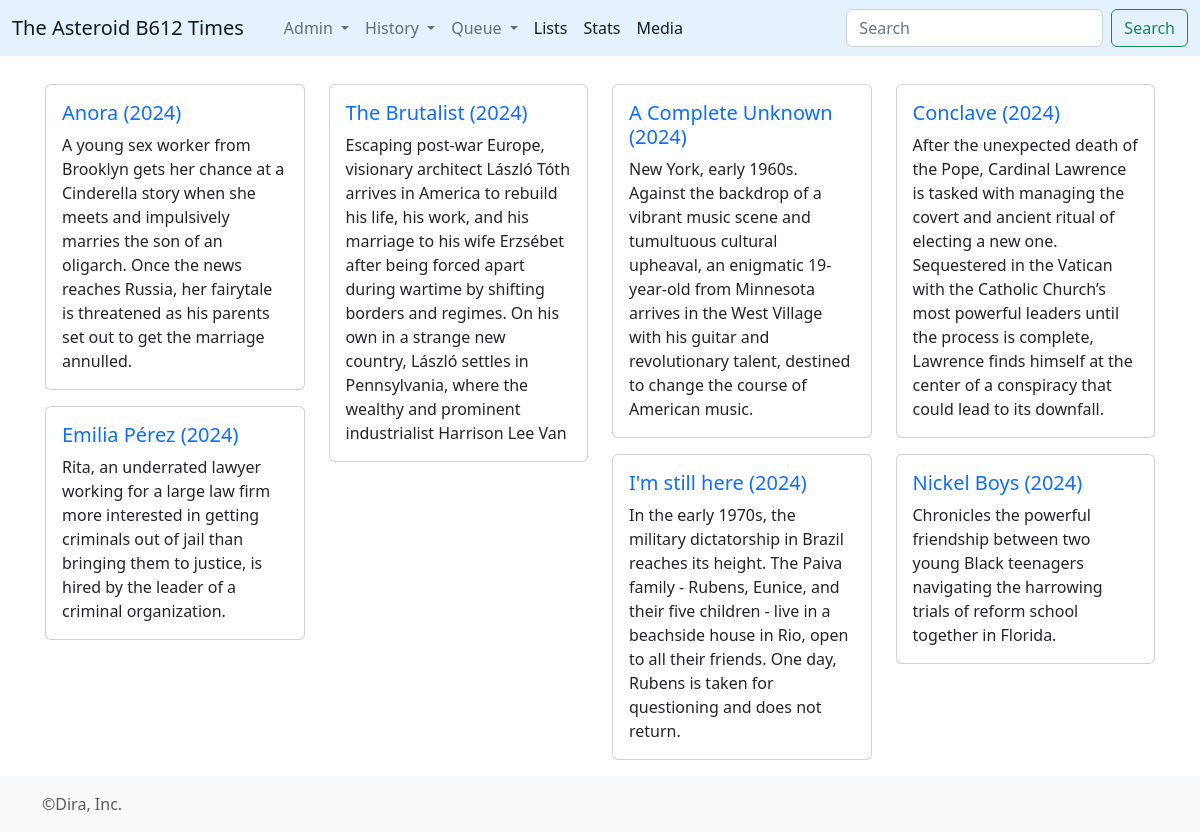
The app's page /mqueue/, older data.
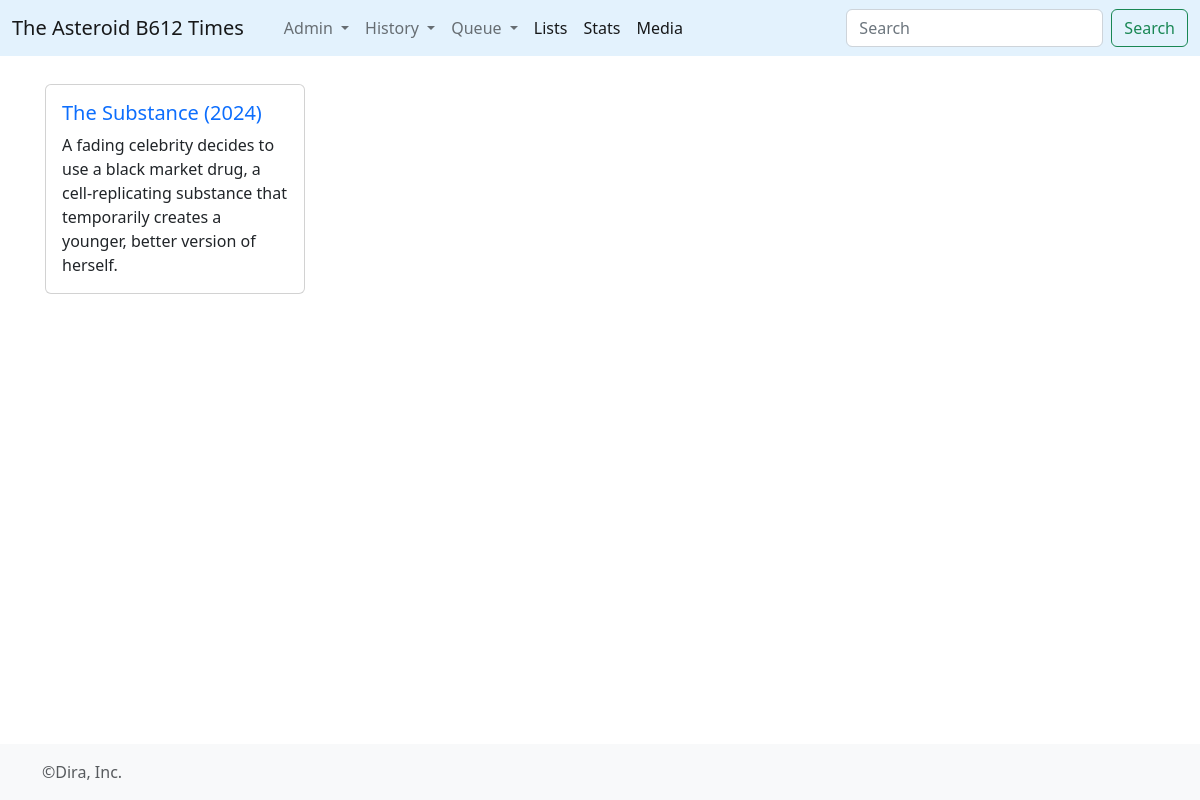
The same page, newer data.
### times/models.py (models this page shows, shortened)
class Movie(models.Model):
	title = models.CharField(max_length=512)
	info = models.TextField()
	premiere = models.IntegerField()
	runtime = models.IntegerField()
	@property
	def titulo(self):
		return self.title+' ('+ str(self.premiere) +')'
	@property
	def headtext(self):
		n_corte = self.info.find('==headtext==')
		if n_corte == -1:
			return self.info[0:350]
		else:
			return self.info[0:n_corte]

### times/views.py (the view)
# urls.py: path('mqueue/', views.mqueue, name='mqueue'),
def mqueue(request):
	twmovies = Movie.objects.filter(moviewatch__film__isnull=True).order_by('premiere')
	return render(request,'mqueue.html',{'twmovies':twmovies})

### times/templates/mqueue.html (shortened to what this page needs)
{% extends 'base_mono.html' %}
{% load static %}
{% block contenido %}
     <div class="row" data-masonry='{"percentPosition": true }'>
        {% for a in twmovies %}
        <div class="col-sm-6 col-lg-3 mb-3">
              <div class="card">
                <div class="card-body">
                  <h5 class="card-title"><a href='{% url "movie" a.id  %}' style="text-decoration: none;">{{a.titulo}}</a></h5>
                  <p class="card-text">{{a.headtext}}</p>
                </div>
              </div>
               </div>
        {% endfor %}
      </div>
{% endblock%}

### times/templates/base_mono.html (shortened to what this page needs)
{% load static%}
<!doctype html>
<html lang="en" class="h-100">
  <head>
    <link href="{% static 'css/dira_style.css' %}" rel="stylesheet">
<link href="{% static 'css/bootstrap.min.css' %}" rel="stylesheet">
    <link href="{% static 'css/sticky-footer-navbar.css' %}" rel="stylesheet">
    <link href="{% static 'css/blog.css' %}" rel="stylesheet">
  </head>
  <body class="d-flex flex-column h-100">
<header>
  <nav class="navbar navbar-expand-md fixed-top" style="background-color: #e3f2fd;">
    <div class="container-fluid">
      <a class="navbar-brand" href="{% url 'homepage' %}">The Asteroid B612 Times</a>
      <div class="collapse navbar-collapse" id="navbarCollapse">
        <ul class="navbar-nav me-auto mb-2 mb-md-0">
          <li class="nav-item">
            <a class="nav-link active" aria-current="page" href="/"></a>
          </li>
           <li class="nav-item dropdown">
              <a class="nav-link dropdown-toggle" href="#" id="navbarDropdown" role="button" data-bs-toggle="dropdown" aria-expanded="false">
                Admin
              </a>
            </li>
            <li class="nav-item dropdown">
              <a class="nav-link dropdown-toggle" href="#" id="navbarDropdown" role="button" data-bs-toggle="dropdown" aria-expanded="false">
                History
              </a>
            </li>
              <li class="nav-item dropdown">
              <a class="nav-link dropdown-toggle" href="#" id="navbarDropdown" role="button" data-bs-toggle="dropdown" aria-expanded="false">
                Queue
              </a>
            </li>
            <li class="nav-item">
              <a class="nav-link active" aria-current="page" href="{% url 'booklists' %}">Lists</a>
            </li>
            <li class="nav-item">
              <a class="nav-link active" aria-current="page" href="{% url 'statistics' %}">Stats</a>
            </li>
            <li class="nav-item">
              <a class="nav-link active" aria-current="page" href="{% url 'mediapage' 0 %}">Media</a>
            </li>
        </ul>
        <form class="d-flex" role="search" action="{% url 'search' %}"  method="post">
          <input class="form-control me-2" type="search" name="kw" placeholder="Search" aria-label="Search">
          <button class="btn btn-outline-success" type="submit">Search</button>
        </form>
      </div>
    </div>
  </nav>
</header>
<main class="flex-shrink-0">
  <div class="container">
    <div class="row">
      <div class="col-sm-12"><br>
      {% block contenido %}{% endblock %}
  </div>
  </div>
</main>
<footer class="footer mt-auto py-3 bg-light">
  <div class="container">
    <span class="text-muted">&copy;Dira, Inc.</span>
  </div>
</footer>
  </body>
</html>

### static/css/sticky-footer-navbar.css (style rules this page uses)
main > .container { padding: 60px 15px 0; }

Row changes from the older to the newer data that the page shows:
removed Movie: titulo "Anora (2024)", headtext "A young sex worker from Brooklyn gets her chance at a Cinderella story when she meets and impulsively marries the son of an oligarch. Once the news reaches Russia, her fairytale is threatened as his parents set out to get the marriage annulled."
removed Movie: titulo "The Brutalist (2024)", headtext "Escaping post-war Europe, visionary architect László Tóth arrives in America to rebuild his life, his work, and his marriage to his wife Erzsébet after being forced apart during wartime by shifting borders and regimes. On his own in a strange new country, László settles in Pennsylvania, where the wealthy and prominent industrialist Harrison Lee Van"
removed Movie: titulo "A Complete Unknown (2024)", headtext "New York, early 1960s. Against the backdrop of a vibrant music scene and tumultuous cultural upheaval, an enigmatic 19-year-old from Minnesota arrives in the West Village with his guitar and revolutionary talent, destined to change the course of American music."
removed Movie: titulo "Conclave (2024)", headtext "After the unexpected death of the Pope, Cardinal Lawrence is tasked with managing the covert and ancient ritual of electing a new one. Sequestered in the Vatican with the Catholic Church’s most powerful leaders until the process is complete, Lawrence finds himself at the center of a conspiracy that could lead to its downfall."
removed Movie: titulo "Emilia Pérez (2024)", headtext "Rita, an underrated lawyer working for a large law firm more interested in getting criminals out of jail than bringing them to justice, is hired by the leader of a criminal organization."
removed Movie: titulo "I'm still here (2024)", headtext "In the early 1970s, the military dictatorship in Brazil reaches its height. The Paiva family - Rubens, Eunice, and their five children - live in a beachside house in Rio, open to all their friends. One day, Rubens is taken for questioning and does not return."
removed Movie: titulo "Nickel Boys (2024)", headtext "Chronicles the powerful friendship between two young Black teenagers navigating the harrowing trials of reform school together in Florida."
now on this page (row unchanged): Movie: titulo "The Substance (2024)", headtext "A fading celebrity decides to use a black market drug, a cell-replicating substance that temporarily creates a younger, better version of herself."
